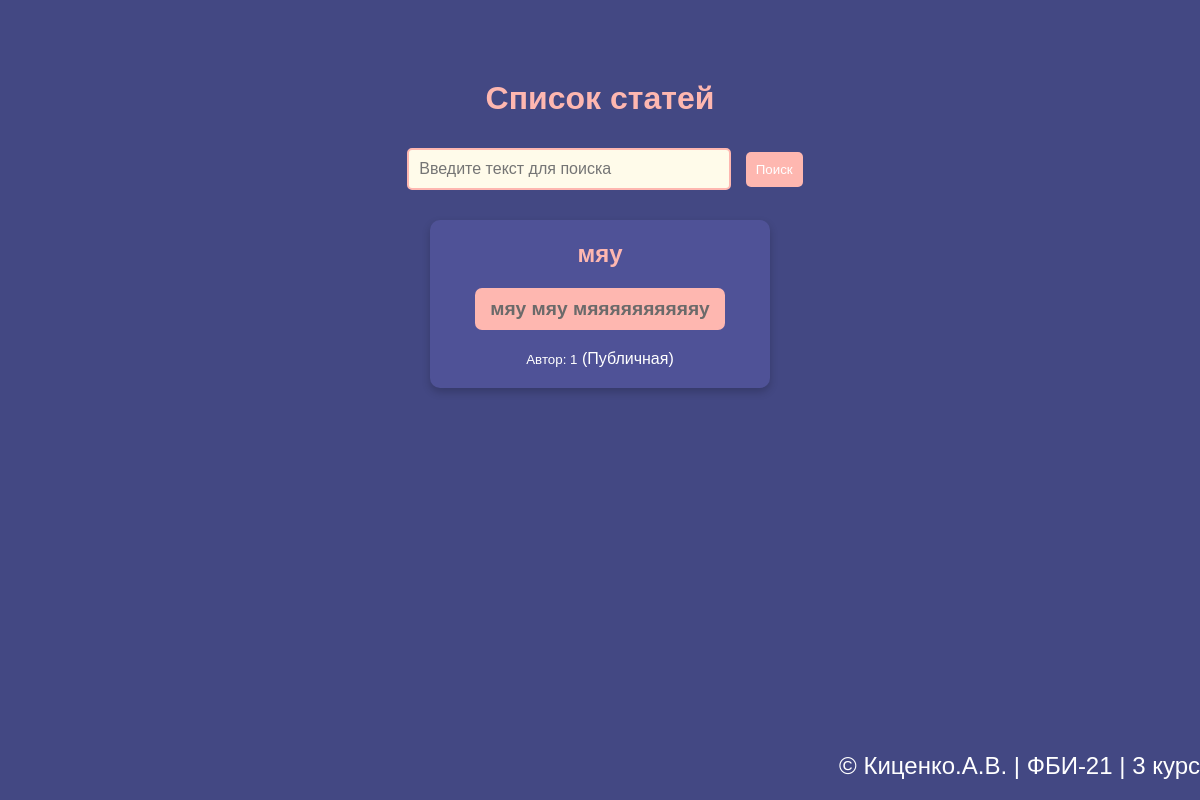
/lab8/articles/, run on an earlier commit of the app's database.
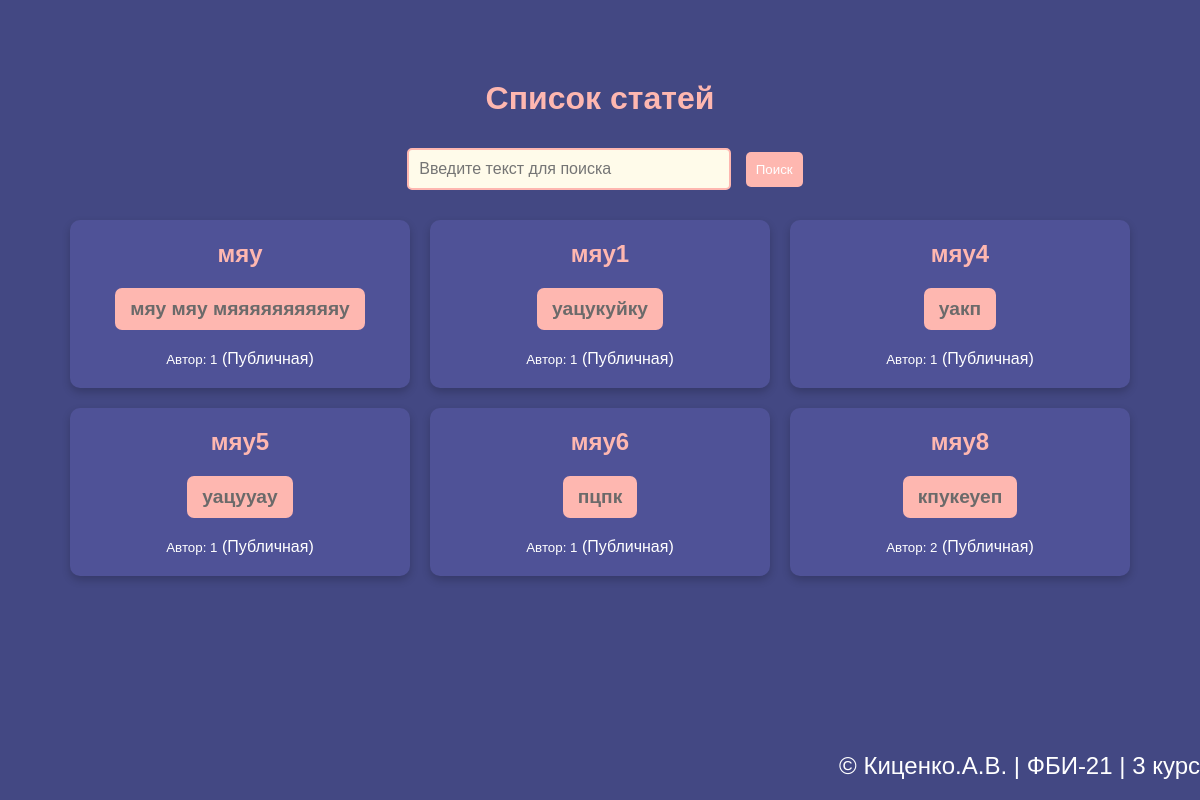
And on a later commit of the database.
### db/models.py (models this page shows)
class Articles(db.Model):
    id = db.Column(db.Integer, primary_key=True)
    login_id = db.Column(db.Integer, db.ForeignKey('users.id'))
    title = db.Column(db.String(50), nullable=False)
    article_text = db.Column(db.Text, nullable=False)
    is_favorite = db.Column(db.Boolean)
    is_public = db.Column(db.Boolean)
    likes = db.Column(db.Integer)

### lab8.py (the view)
@lab8.route('/lab8/articles/', methods=['GET'])
def articles():
    search_query = request.args.get('search', '').strip()
    if not current_user.is_authenticated:
        articles_list = Articles.query.filter_by(is_public=True)
    else:
        articles_list = Articles.query.filter(
            (Articles.login_id == current_user.id) | (Articles.is_public == True)
        )
    if search_query:
        articles_list = articles_list.filter(
            Articles.title.ilike(f'%{search_query}%') |
            Articles.article_text.ilike(f'%{search_query}%')
        )
    articles_list = articles_list.all()
    return render_template(
        'lab8/articles.html',
        articles=articles_list,
        search_query=search_query,
        login=current_user.login if current_user.is_authenticated else None
    )

### templates/lab8/articles.html (shortened to what this page needs)
{% extends "base.html" %}
{% block content %}
    <h1>Список статей</h1>
    <form method="GET" action="{{ url_for('lab8.articles') }}" class="search-form">
        <input type="text" name="search" placeholder="Введите текст для поиска" value="{{ search_query }}">
        <button type="submit">Поиск</button>
    </form>
    <div class="article-container">
        {% for article in articles %}
        <div class="article">
            <h2>{{ article.title }}</h2>
            <p>{{ article.article_text }}</p>
            <div>
                <small>Автор: {{ article.login_id }}</small>
                {% if article.is_public %}(Публичная){% endif %}
            </div>
        </div>
        {% else %}
        <p style="text-align: center;">Статей не найдено.</p>
        {% endfor %}
    </div>
{% endblock %}

### templates/base.html (shortened to what this page needs)
<!doctype html>
<html lang="ru">
<head>
    <link rel="stylesheet" href="{{ url_for('static', filename='lab1/ex.css') }}">
</head>
<body>
    <header></header>
    <main>
        {% block content %}{% endblock %}
    </main>
    <footer>&copy; Киценко.А.В. | ФБИ-21 | 3 курс</footer>
</body>
</html>

### static/lab1/ex.css (style rules this page uses)
body { background-color: #6b6a6a; font-family: Arial, sans-serif; margin: 0; padding: 0; display: flex; flex-direction: column; min-height: 100vh; }
header { text-align: left; }
header, footer { background-color: #4d4c4c; color: white; padding: 20px 0; font-size: 1.5em; }
main { flex-grow: 1; padding: 20px; text-align: center; }
p { background-color: #feb7b0; color: #6b6a6a; border-radius: 7px; transition: box-shadow 0.5s ease; padding: 10px 15px; margin: 20px auto; width: fit-content; font-size: 1.2em; font-weight: bold; cursor: pointer; box-shadow: none; }
footer { text-align: right; }
input { color: #ffffff; background-color: transparent; border: 2px solid #ffffff; border-radius: 6px; padding: 10px 20px; font-size: 16px; cursor: pointer; margin: 10px; }

### templates/lab8/articles.html (style rules this page uses)
body { background-color: #434883; color: white; font-family: Arial, sans-serif; margin: 0; padding: 0; height: 100vh; display: flex; flex-direction: column; }
header, footer { background-color: #434883; }
h1 { text-align: center; margin-top: 20px; color: #feb7b0; }
.search-form { text-align: center; margin: 20px 0; }
.search-form input[type="text"] { width: 300px; padding: 10px; border: 2px solid #feb7b0; border-radius: 5px; background-color: #fffbea; color: #333; }
.search-form button { background-color: #feb7b0; color: white; padding: 10px; border: none; border-radius: 5px; cursor: pointer; }
.article-container { display: flex; flex-wrap: wrap; gap: 20px; justify-content: center; margin-top: 20px; }
.article { background-color: #4f5297; padding: 20px; border-radius: 10px; box-shadow: 0 4px 8px rgba(0, 0, 0, 0.2); width: 300px; }
.article h2 { text-align: center; color: #feb7b0; margin-top: 0; }
.article p { text-align: justify; }

What changed in the data, as far as the page shows it:
added Articles: title "мяу1", article_text "уацукуйку", login_id "1", is_public "(Публичная)"
added Articles: title "мяу4", article_text "уакп", login_id "1", is_public "(Публичная)"
added Articles: title "мяу5", article_text "уацууау", login_id "1", is_public "(Публичная)"
added Articles: title "мяу6", article_text "пцпк", login_id "1", is_public "(Публичная)"
added Articles: title "мяу8", article_text "кпукеуеп", login_id "2", is_public "(Публичная)"
